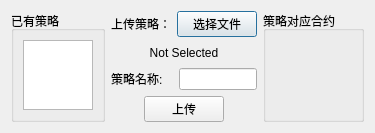
<?xml version="1.0" encoding="UTF-8"?>
<ui version="4.0">
 <class>setting_uploadstrategy</class>
 <widget class="QDialog" name="setting_uploadstrategy">
  <property name="geometry">
   <rect>
    <x>0</x>
    <y>0</y>
    <width>362</width>
    <height>123</height>
   </rect>
  </property>
  <property name="focusPolicy">
   <enum>Qt::ClickFocus</enum>
  </property>
  <property name="windowTitle">
   <string>策略管理</string>
  </property>
  <layout class="QHBoxLayout" name="horizontalLayout_4">
   <item>
    <widget class="QGroupBox" name="groupBox_2">
     <property name="title">
      <string>已有策略</string>
     </property>
     <layout class="QHBoxLayout" name="horizontalLayout_5">
      <item>
       <widget class="QListWidget" name="listWidget"/>
      </item>
     </layout>
    </widget>
   </item>
   <item>
    <layout class="QVBoxLayout" name="verticalLayout">
     <item>
      <layout class="QHBoxLayout" name="horizontalLayout">
       <item>
        <widget class="QLabel" name="label">
         <property name="text">
          <string>上传策略：</string>
         </property>
        </widget>
       </item>
       <item>
        <widget class="QPushButton" name="pushButton">
         <property name="text">
          <string>选择文件</string>
         </property>
        </widget>
       </item>
      </layout>
     </item>
     <item>
      <widget class="QLabel" name="label_2">
       <property name="text">
        <string>Not Selected</string>
       </property>
       <property name="alignment">
        <set>Qt::AlignCenter</set>
       </property>
      </widget>
     </item>
     <item>
      <layout class="QHBoxLayout" name="horizontalLayout_3">
       <item>
        <widget class="QLabel" name="label_3">
         <property name="text">
          <string>策略名称:</string>
         </property>
        </widget>
       </item>
       <item>
        <spacer name="horizontalSpacer_3">
         <property name="orientation">
          <enum>Qt::Horizontal</enum>
         </property>
         <property name="sizeHint" stdset="0">
          <size>
           <width>40</width>
           <height>20</height>
          </size>
         </property>
        </spacer>
       </item>
       <item>
        <widget class="QLineEdit" name="lineEdit"/>
       </item>
      </layout>
     </item>
     <item>
      <layout class="QHBoxLayout" name="horizontalLayout_2">
       <item>
        <spacer name="horizontalSpacer">
         <property name="orientation">
          <enum>Qt::Horizontal</enum>
         </property>
         <property name="sizeHint" stdset="0">
          <size>
           <width>40</width>
           <height>20</height>
          </size>
         </property>
        </spacer>
       </item>
       <item>
        <widget class="QPushButton" name="pushButton_2">
         <property name="text">
          <string>上传</string>
         </property>
        </widget>
       </item>
       <item>
        <spacer name="horizontalSpacer_2">
         <property name="orientation">
          <enum>Qt::Horizontal</enum>
         </property>
         <property name="sizeHint" stdset="0">
          <size>
           <width>40</width>
           <height>20</height>
          </size>
         </property>
        </spacer>
       </item>
      </layout>
     </item>
    </layout>
   </item>
   <item>
    <widget class="QGroupBox" name="groupBox">
     <property name="title">
      <string>策略对应合约</string>
     </property>
    </widget>
   </item>
  </layout>
 </widget>
 <resources/>
 <connections/>
</ui>
